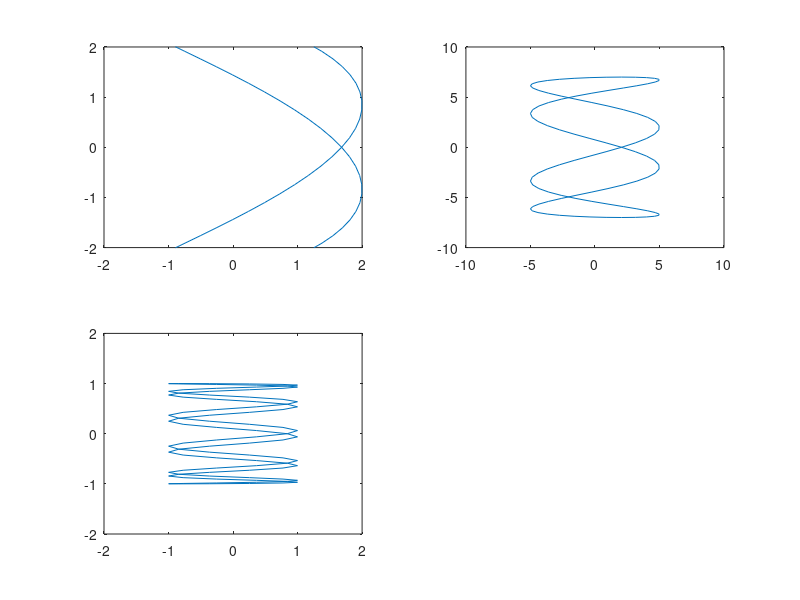

This chart was generated by the following MATLAB code:
disp("Exercise 1");
x=0:pi/50:2*pi;

subplot(2,2,1)
f1=2*sin(2*x+1);
f2=3*sin(x);
plot (f1,f2)
axis ([-2 2 -2 2])
pause(2)

subplot(2,2,2)
f1=5*sin(4*x+9);
f2=7*sin(x);
plot(f1,f2)
axis([-10 10 -10 10])
pause(2)

subplot(2,2,3)
f1=sin(10*x+1);
f2=sin(x);
plot(f1,f2)
axis([-2 2 -2 2])
pause(2)